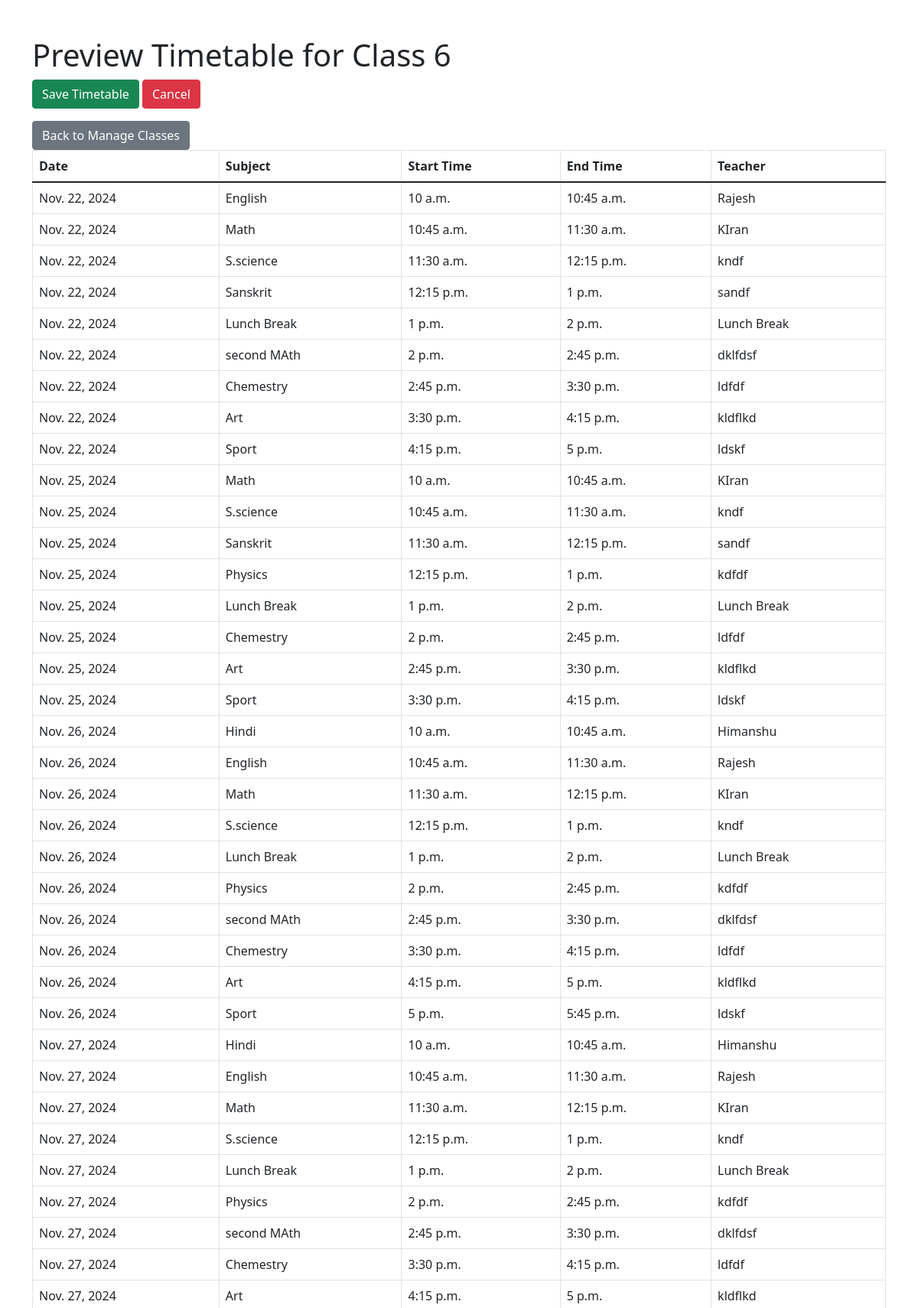
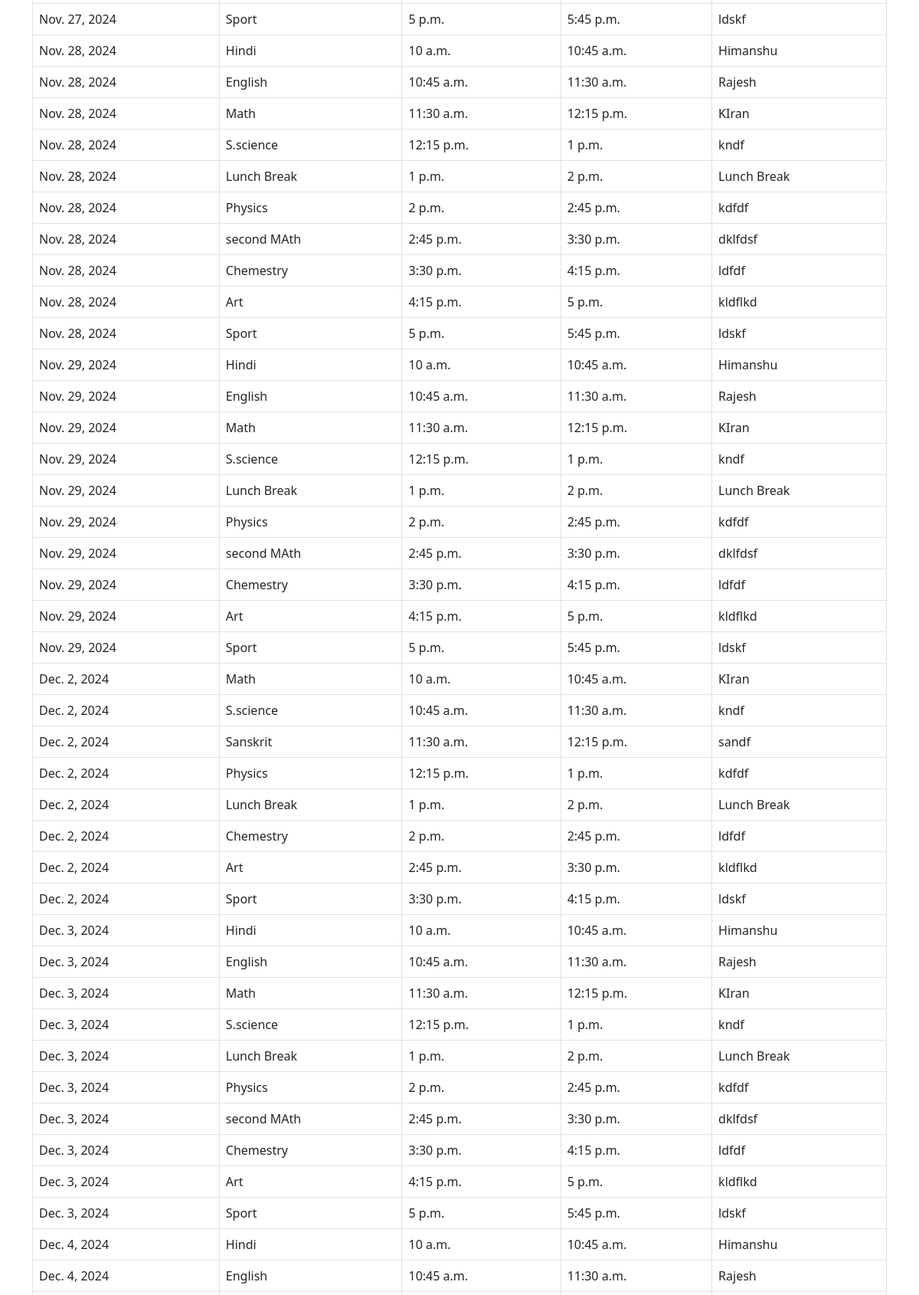
/class/5/generate-timetable/ (upper part), run on the app's committed database (2 pictures, top to bottom).
### timetable/models.py (models this page shows, shortened)
class Class(models.Model):
    name = models.CharField(max_length=100)
    start_date = models.DateField()
    start_time = models.TimeField()
    end_time = models.TimeField()
    lunch_start = models.TimeField(null=True, blank=True)
    lunch_end = models.TimeField(null=True, blank=True)
    period_duration = models.IntegerField(
        help_text="Duration of each period in minutes",
        default=45
    )

class Subject(models.Model):
    name = models.CharField(max_length=100, help_text="Subject name")
    teacher_name = models.CharField(max_length=100, help_text="Teacher assigned to the subject")
    total_hours = models.PositiveIntegerField(help_text="Total hours for the subject per year")
    class_assigned = models.ForeignKey(Class, on_delete=models.CASCADE, related_name="subjects")

### timetable/views.py (the view, shortened to what this page needs)
# urls.py: path("class/<int:class_id>/generate-timetable/", views.generate_timetable, name="generate_timetable"),
def generate_timetable(request, class_id):
    school_class = get_object_or_404(Class, id=class_id)
    temporary_timetable = generate_timetable_for_class(school_class)
    request.session['temporary_timetable'] = [
        {
            'subject_id': entry['subject'].id if entry['subject'] else None,
            'date': entry['date'].isoformat(),
            'start_time': entry['start_time'].isoformat(),
            'end_time': entry['end_time'].isoformat(),
            'teacher_name': entry['teacher_name'],
        }
        for entry in temporary_timetable
    ]
    return render(request, 'admin_dashboard/preview_timetables.html', {
        'class': school_class,
        'timetable': temporary_timetable,
    })

### templates/admin_dashboard/preview_timetables.html (shortened to what this page needs)
<!DOCTYPE html>
<html lang="en">
<head>
    <link href="https://cdn.jsdelivr.net/npm/bootstrap@5.1.3/dist/css/bootstrap.min.css" rel="stylesheet">
</head>
<body>
    <div class="container mt-5">
        <h1>Preview Timetable for {{ class.name }}</h1>
        <form method="post">
            <button type="submit" name="action" value="save" class="btn btn-success">Save Timetable</button>
            <button type="submit" name="action" value="cancel" class="btn btn-danger">Cancel</button>
        </form>
        <a href="{% url 'manage_classes' %}" class="btn btn-secondary mt-3">Back to Manage Classes</a>
        <table class="table table-bordered">
            <thead>
                <tr>
                    <th>Date</th>
                    <th>Subject</th>
                    <th>Start Time</th>
                    <th>End Time</th>
                    <th>Teacher</th>
                </tr>
            </thead>
            <tbody>
                {% for entry in timetable %}
                    <tr>
                        <td>{{ entry.date }}</td>
                        <td>
                            {% if entry.subject %}
                                {{ entry.subject.name }}
                            {% else %}
                                Lunch Break
                            {% endif %}
                        </td>
                        <td>{{ entry.start_time }}</td>
                        <td>{{ entry.end_time }}</td>
                        <td>{{ entry.teacher_name }}</td>
                    </tr>
                {% endfor %}
            </tbody>
        </table>
    </div>
</body>
</html>

### data on the page
Class: name "Class 6", date "Nov. 22, 2024", subject.name "English", start_time "10 a.m.", end_time "10:45 a.m.", teacher_name "Rajesh", subject.name "Math", start_time "10:45 a.m.", end_time "11:30 a.m.", teacher_name "KIran", subject.name "S.science", start_time "11:30 a.m.", end_time "12:15 p.m.", teacher_name "kndf", subject.name "Sanskrit", start_time "12:15 p.m.", end_time "1 p.m.", teacher_name "sandf", shows "Lunch Break", start_time "1 p.m.", end_time "2 p.m.", teacher_name "Lunch Break", subject.name "second MAth", start_time "2 p.m.", end_time "2:45 p.m.", teacher_name "dklfdsf", subject.name "Chemestry", start_time "2:45 p.m.", end_time "3:30 p.m.", teacher_name "ldfdf", subject.name "Art", start_time "3:30 p.m.", end_time "4:15 p.m.", teacher_name "kldflkd", subject.name "Sport", start_time "4:15 p.m.", end_time "5 p.m.", teacher_name "ldskf", date "Nov. 25, 2024", subject.name "Physics", teacher_name "kdfdf", date "Nov. 26, 2024", subject.name "Hindi", teacher_name "Himanshu", start_time "5 p.m.", end_time "5:45 p.m.", date "Nov. 27, 2024", date "Nov. 28, 2024", date "Nov. 29, 2024", date "Dec. 2, 2024", date "Dec. 3, 2024", date "Dec. 4, 2024"
